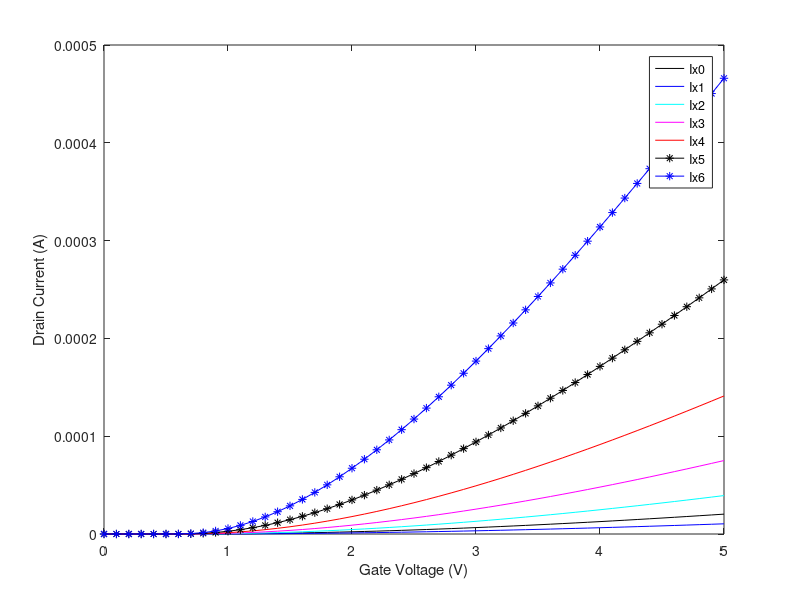
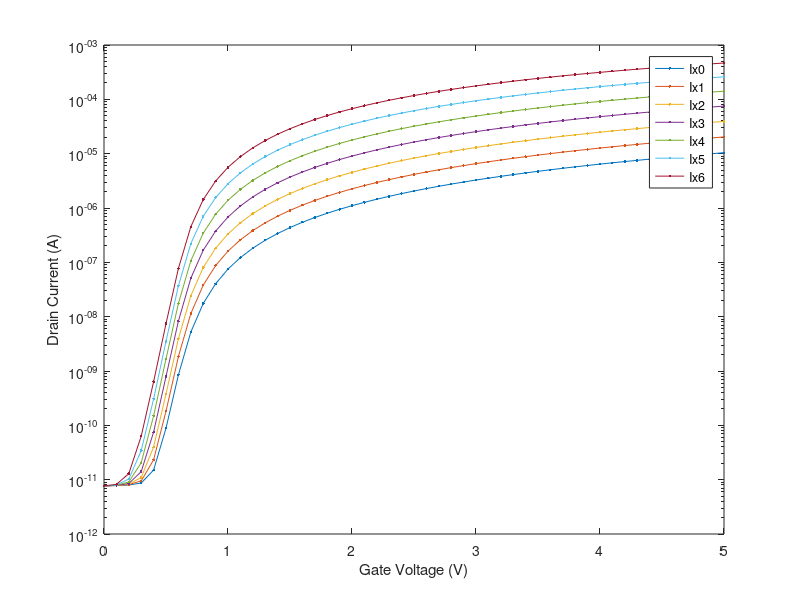
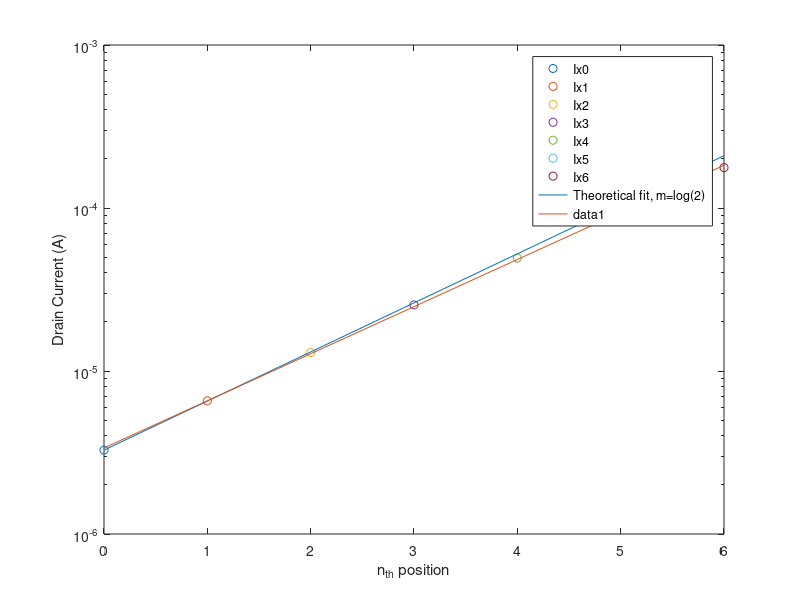

The MATLAB script that drew these images, in order:
load('ProjectData.mat')
%%
figure
plot(v1,IxU1DRAIN, 'k')
hold on
plot(v1,IxU4DRAIN, 'b')
plot(v1,IxU7DRAIN, 'c')
plot(v1,IxU10DRAIN, 'm')
plot(v1,IxU15DRAIN, 'r')
plot(v1,IxU18DRAIN, 'k-*')
plot(v1,IxU21DRAIN, 'b-*')

xlabel('Gate Voltage (V)')
ylabel('Drain Current (A)')
legend('Ix0', 'Ix1', 'Ix2', 'Ix3', 'Ix4', 'Ix5', 'Ix6')

%%
figure
semilogy(v1,IxU4DRAIN, '.-')
hold on
semilogy(v1,IxU1DRAIN, '.-')
semilogy(v1,IxU7DRAIN, '.-')
semilogy(v1,IxU10DRAIN, '.-')
semilogy(v1,IxU15DRAIN, '.-')
semilogy(v1,IxU18DRAIN, '.-')
semilogy(v1,IxU21DRAIN, '.-')

xlabel('Gate Voltage (V)')
ylabel('Drain Current (A)')
legend('Ix0','Ix1', 'Ix2', 'Ix3', 'Ix4', 'Ix5', 'Ix6')
%%
figure
semilogy(v1,IxU4DRAIN, '.-')
hold on
semilogy(v1,IxU1DRAIN, '.-')
semilogy(v1,IxU7DRAIN, '.-')
semilogy(v1,IxU10DRAIN, '.-')
semilogy(v1,IxU15DRAIN, '.-')
semilogy(v1,IxU18DRAIN, '.-')
semilogy(v1,IxU21DRAIN, '.-')


xlim([1.5, 5])
xlabel('Gate Voltage (V)')
ylabel('Drain Current (A)')
legend('Ix0','Ix1', 'Ix2', 'Ix3', 'Ix4', 'Ix5', 'Ix6')

%%

clf

x=[0,1,2,3,4,5,6]
I0_test = IxU4DRAIN(31)*2.^x
y=[IxU4DRAIN(31),IxU1DRAIN(31),IxU7DRAIN(31),IxU10DRAIN(31),IxU15DRAIN(31),IxU18DRAIN(31),IxU21DRAIN(31)]
figure
semilogy(0,IxU4DRAIN(31), 'o')
hold on
semilogy(1,IxU1DRAIN(31), 'o')
semilogy(2,IxU7DRAIN(31), 'o')
semilogy(3,IxU10DRAIN(31), 'o')
semilogy(4,IxU15DRAIN(31), 'o')
semilogy(5,IxU18DRAIN(31), 'o')
semilogy(6,IxU21DRAIN(31), 'o')
semilogy(x,I0_test)
p1 = polyfit(x,log(y),1);
p2 = polyfit(x,log(I0_test),1)

y1 = polyval(p1,x)
y1=exp(p1(1)*x + p1(2))


% plot(x,y1)

% semilogy(x,y,'r-')

xlabel('n_{th} position')
ylabel('Drain Current (A)')
legend('Ix0','Ix1', 'Ix2', 'Ix3', 'Ix4', 'Ix5', 'Ix6', 'Theoretical fit, m=log(2)')

%%
% plot(0,IxU4DRAIN(25), 'bo')
% hold on
% plot(1,IxU1DRAIN(25), 'ko')
% plot(2,IxU7DRAIN(25), 'co')
% plot(3,IxU10DRAIN(25), 'mo')
% plot(4,IxU15DRAIN(25), 'ro')
% plot(5,IxU18DRAIN(25), 'k-*')
% plot(6,IxU21DRAIN(25), 'b-*')

plot(x,y1)